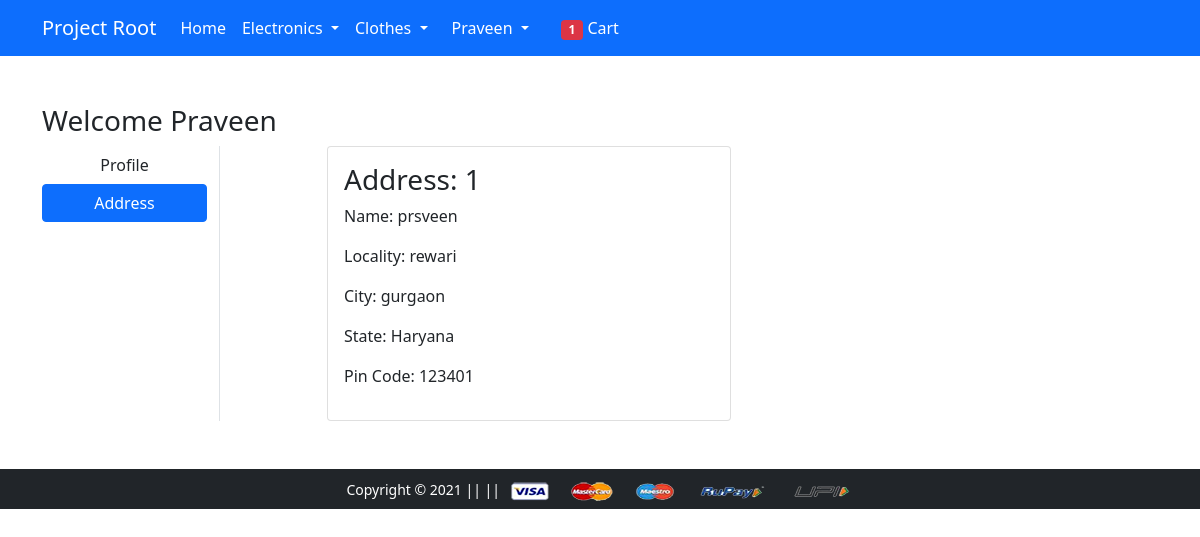
The page /shoping/address/ (signed in) on the database its author committed.
### app/models.py (models this page shows, shortened)
class Customer(models.Model):
 user = models.ForeignKey(User, on_delete=models.CASCADE)
 name = models.CharField(max_length=200)
 locality = models.CharField(max_length=200)
 city = models.CharField(max_length=50)
 zipcode = models.IntegerField()
 state = models.CharField(choices=STATE_CHOICES, max_length=50)

### app/views.py (the view)
# urls.py: path('address/', views.address, name='address'),
@login_required
def address(request):
	totalitem = 0
	if request.user.is_authenticated:
		totalitem = len(Cart.objects.filter(user=request.user))
	add = Customer.objects.filter(user=request.user)
	return render(request, 'app/address.html', {'add':add, 'active':'btn-primary', 'totalitem':totalitem})

### app/templates/app/address.html (shortened to what this page needs)
{% extends 'app/base.html' %}
{% load static %}
{% block main-content %}
<div class="container my-5">
 <div class="row">
 <h3>Welcome <span class="text-capitalize">{{request.user}}</span></h3>
  <div class="col-sm-2 border-end">
   <ul class="list-unstyled">
    <li class="d-grid"><a href="{% url 'profile' %}" class="btn">Profile</a></li>
    <li class="d-grid"><a href="{% url 'address' %}" class="btn {{active}}">Address</a></li>
   </ul>
  </div>
  <div class="col-sm-9 offset-sm-1">
   <div class="row">
    {% for ad in add %}
     <div class="col-sm-6">
     <div class="card">
      <div class="card-body">
       <h3>Address: {{ forloop.counter }}</h3>
       <p>Name: {{ad.name}}</p>
       <p>Locality: {{ad.locality}}</p>
       <p>City: {{ad.city}}</p>
       <p>State: {{ad.state}}</p>
       <p>Pin Code: {{ad.zipcode}}</p>
      </div>
     </div>
    </div>
    {% endfor %}
   </div>
  </div>
 </div>
</div>
{% endblock main-content %}

### app/templates/app/base.html (shortened to what this page needs)
<!doctype html>
{% load static %}
<html lang="en">
  <head>
    <link href="https://cdn.jsdelivr.net/npm/bootstrap@5.0.0-beta1/dist/css/bootstrap.min.css" rel="stylesheet">
    <link rel="stylesheet" href="{% static 'app/css/owl.carousel.min.css' %}">
    <link rel="stylesheet" href="{% static 'app/css/all.min.css' %}">
    <link rel="stylesheet" href="{% static 'app/css/style.css' %}">
  </head>
  <body>
    <nav class="navbar navbar-expand-lg navbar-dark bg-primary">
     <div class="container">
       <a class="navbar-brand" href="/">Project Root</a>
       <div class="collapse navbar-collapse" id="navbarSupportedContent">
         <ul class="navbar-nav me-auto mb-2 mb-lg-0">
           <li class="nav-item">
             <a class="nav-link active" aria-current="page" href="/shoping/">Home</a>
           </li>
           <li class="nav-item dropdown">
             <a class="nav-link dropdown-toggle text-white" href="#" id="electronicsDropdown" role="button" data-bs-toggle="dropdown" aria-expanded="false">
               Electronics
             </a>
           </li>
           <li class="nav-item dropdown">
             <a class="nav-link dropdown-toggle text-white" href="#" id="fashionDropdown" role="button" data-bs-toggle="dropdown" aria-expanded="false">
               Clothes
             </a>
           </li>
         <div>
          <ul class="navbar-nav me-auto mb-2 mb-lg-0">
          {% if request.user.is_authenticated %}
           <li class="nav-item dropdown mx-2">
              <a class="nav-link dropdown-toggle text-white" href="#" id="profileDropdown" role="button" data-bs-toggle="dropdown" aria-expanded="false">
                {{request.user.username|capfirst}}
              </a>
            </li>
            <li class="nav-item mx-2">
              <a href="{% url 'showcart' %}" class="nav-link text-white"><span class="badge bg-danger">{{totalitem}}</span> Cart </a>
            </li>
            {% endif %}
          </ul>
         </div>
       </div>
     </div>
    </nav>
    {% block main-content %} {% endblock main-content %}
    <footer class="container-fluid bg-dark text-center p-2 mt-5">
        <small class="text-white">Copyright &copy; 2021 ||  || </small>
        <img src="{% static 'app/images/payment.png' %}" alt="" srcset="" class="img-fluid" height="2px">
    </footer>
  </body>
</html>

### rows shown on the page
Customer: name "prsveen", locality "rewari", city "gurgaon", state "Haryana", zipcode "123401"

### other values the page prints
{{ request.user.username|capfirst }} "Praveen"
{{ totalitem }} "1"
{{ request.user }} "Praveen"
